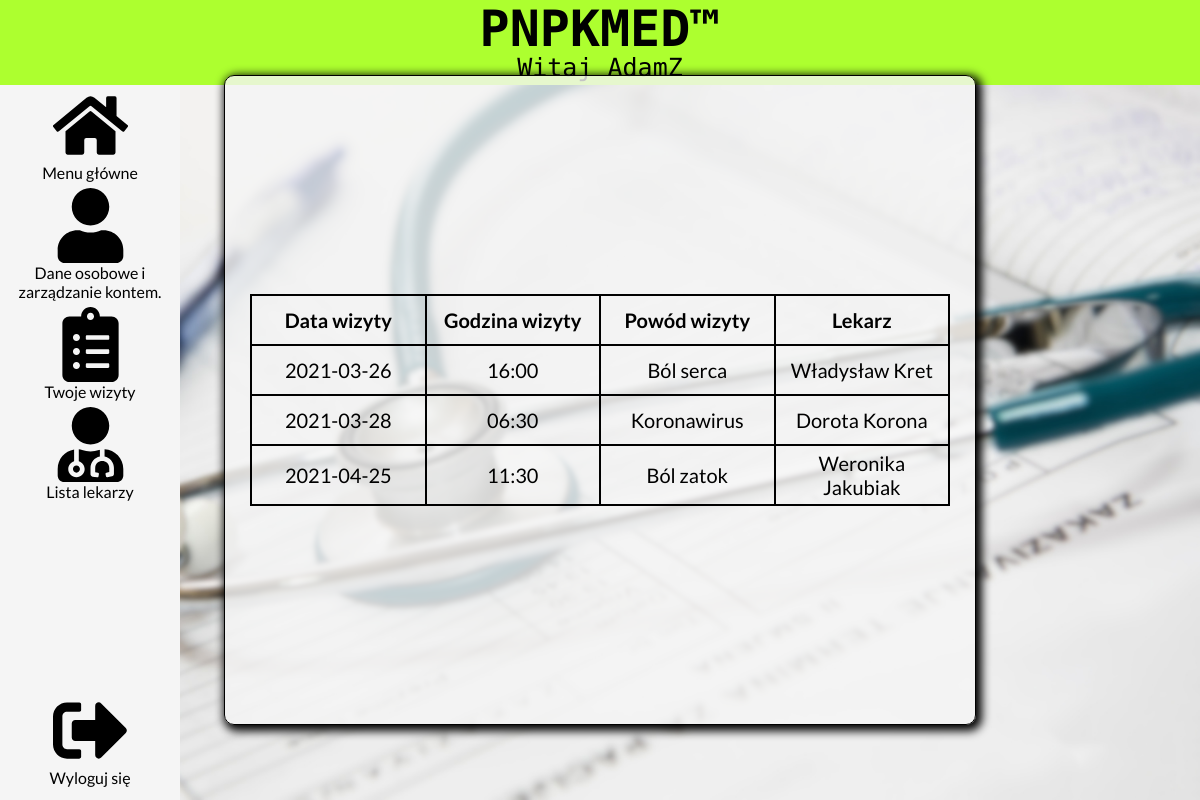
The app's page /php/apptinfo.php (signed in) with its own data.
### tables this page shows
CREATE TABLE `wizyta` (
  `id_wizyty` int(11) NOT NULL PRIMARY KEY,
  `id_klienta` int(11) NOT NULL,
  `id_lekarza` int(11) NOT NULL,
  `data_wizyty` date NOT NULL,
  `godzina_wizyty` time NOT NULL,
  `dolegliwosc` varchar(40) NOT NULL,
  `opis` varchar(125) NOT NULL
);

CREATE TABLE `lekarze` (
  `id_lekarza` int(11) NOT NULL,
  `id_specjalizacji` int(11) NOT NULL,
  `imie` varchar(32) NOT NULL,
  `nazwisko` varchar(48) NOT NULL,
  `email` varchar(40) NOT NULL UNIQUE,
  `nr_tel` bigint(9) NOT NULL UNIQUE,
  PRIMARY KEY (`id_lekarza`),
  FOREIGN KEY (`id_specjalizacji`) REFERENCES specjalizacje(id_specjalizacji)
);

### php/apptinfo.php (the view, shortened to what this page needs)
<?php
$conn = @mysqli_connect(DB_HOST, DB_USER, DB_PASSWORD, DB_SCHEMA);
$appointments = [];
$apptSQL = "SELECT id_klienta, dolegliwosc, data_wizyty, godzina_wizyty, lekarze.imie, lekarze.nazwisko FROM wizyta INNER JOIN lekarze ON wizyta.id_lekarza = lekarze.id_lekarza WHERE id_klienta = {$_SESSION['client']['id_klienta']}";
$apptQuery = mysqli_query($conn, $apptSQL);
while (($row = mysqli_fetch_array($apptQuery)) !== null) {
	$appointments[] = $row;
};
include "_header.php";
?>
<body>
	<div id="logo">
		<h1>PNPKMED&trade;</h1>
		<p id="hellomsg">
			Witaj <?php echo $_SESSION['client']["login"] ?>
		</p>
	</div>
	<div id="container">
		<?php include "_navbar.php" ?>
		<div class="infopanel">
			<?php
			if (isset($_SESSION['noappointments'])) {
				echo $_SESSION['noappointments'];
				unset($_SESSION['noappointments']);
			} else {
				echo <<<HTML
				<table class='docinfotable'>
				<tr>
					<th>Data wizyty</th>
					<th>Godzina wizyty</th>
					<th>Powód wizyty</th>
					<th>Lekarz</th>
					</tr>
				HTML;
				foreach ($appointments as $appointment) {
					$time = substr("{$appointment['godzina_wizyty']}", 0, 5);
					echo <<<HTML
					<tr>
					<td>{$appointment['data_wizyty']}</td>
					<td>$time</td>
					<td>{$appointment['dolegliwosc']}</td>
					<td>{$appointment['imie']} {$appointment['nazwisko']}</td>
					</tr>
					HTML;
				}
				echo "</table>";
			}
			?>
		</div>
</body>
</html>

### css/menu.css (style rules this page uses)
* { margin: 0; padding: 0; box-sizing: border-box; }
body { background-image: url(/images/tlo-menu.jpg); background-position: center; background-size: cover; background-repeat: no-repeat; font-family: "Lato", sans-serif; }
#logo { background-color: greenyellow; height: 85px; text-align: center; font-size: 25px; font-family: "PT Mono", monospace; }
#hellomsg { margin-top: -5px; }
#container { display: flex; }
.infopanel { background: rgba(245, 245, 245, 0.8); font-size: 20px; min-width: 400px; display: flex; justify-content: center; align-items: center; position: absolute; top: 50%; left: 50%; transform: translate(-50%, -50%); padding: 15px; border: 1px solid black; border-radius: 10px; box-shadow: 3px 3px 10px 3px black; flex-wrap: wrap; height: 650px; overflow-y: scroll; }
.docinfotable { border: 1px solid black; border-spacing: 0; margin: 10px; min-width: 700px; }
.docinfotable th, .docinfotable td { border: 1px solid black; padding: 5px; height: 50px; }
.docinfotable td { width: 25%; text-align: center; }

### records on screen
wizyta: data_wizyty "2021-03-26", godzina_wizyty "16:00", dolegliwosc "Ból serca", id_lekarza.imie "Władysław", id_lekarza.nazwisko "Kret"
wizyta: data_wizyty "2021-03-28", godzina_wizyty "06:30", dolegliwosc "Koronawirus", id_lekarza.imie "Dorota", id_lekarza.nazwisko "Korona"
wizyta: data_wizyty "2021-04-25", godzina_wizyty "11:30", dolegliwosc "Ból zatok", id_lekarza.imie "Weronika", id_lekarza.nazwisko "Jakubiak"

### other values on screen
$_SESSION['client']["login"] "AdamZ"
